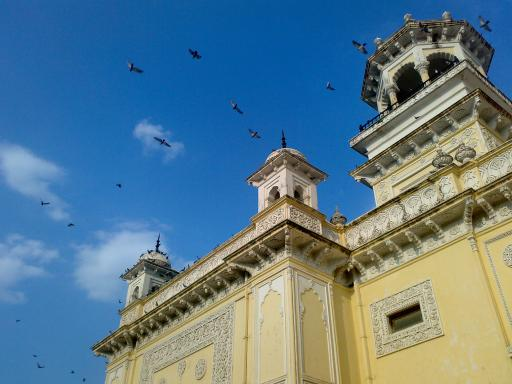
#> input picture examples/home.jpg, 512 x 384 px
$ python sift_descriptors.py   (Python 2 division)   (older library calls are emulated)
#> lines starting #> are read from the running program, lines starting #| are printed output that depends on the picture
import cv2
from matplotlib import pyplot as plt


def sift_finder():
    img = cv2.imread('home.jpg')
#> img is the input picture: shape (384, 512, 3); mean B, G, R 141.2, 123.9, 91.6
    print img.shape
#| (384, 512, 3)
    gray = cv2.cvtColor(img, cv2.COLOR_BGR2GRAY)
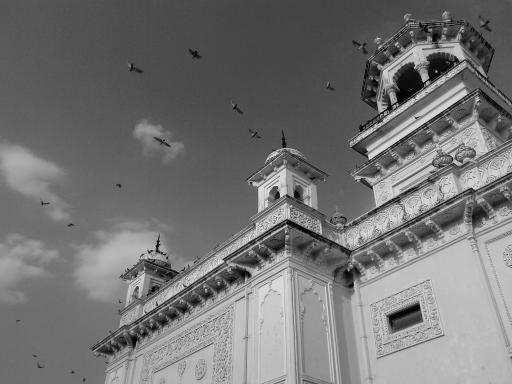
#> gray: shape (384, 512); min 0, max 252, mean 116.2
    sift = cv2.SIFT()
    kp, desc = sift.detectAndCompute(gray, None)
#> kp = 885 keypoints; strongest (x, y, size): (404, 317, 19.1), (408, 83, 17.5), (158, 241, 1.8), (157, 246, 2.4)
    cv2.drawKeypoints(gray, kp, img, flags=cv2.DRAW_MATCHES_FLAGS_DRAW_RICH_KEYPOINTS)
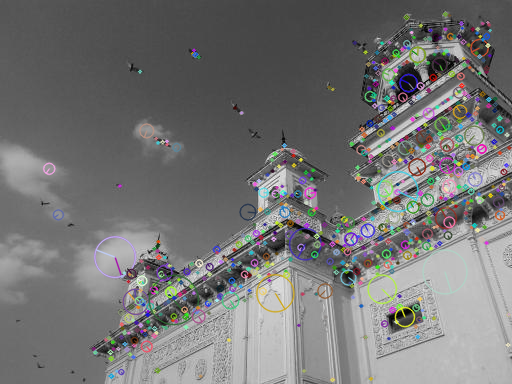
#> img: shape (384, 512, 3); mean B, G, R 116.7, 116.8, 116.9

    # a keypoint contains the following: angle, class_id, octave, pt, response, size
    # for each keypoint there's going to be computed an 128 long feature vector (descriptor)

    original_img = cv2.imread('home.jpg')
    original_img = cv2.cvtColor(original_img, cv2.COLOR_BGR2RGB)
    plt.subplot(1, 2, 1), plt.imshow(img), plt.title("SIFT Keypoints")
    plt.subplot(1, 2, 2), plt.imshow(original_img), plt.title("Original image")

    plt.show()
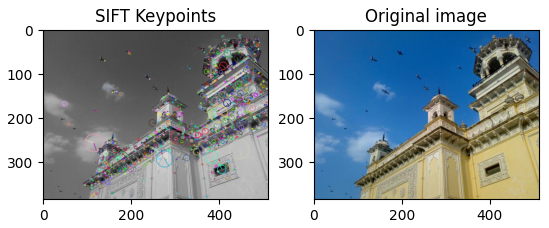
#> figure drawn by matplotlib, 2 panels; B, G, R data is drawn as R, G, B


if __name__ == '__main__':
    sift_finder()
